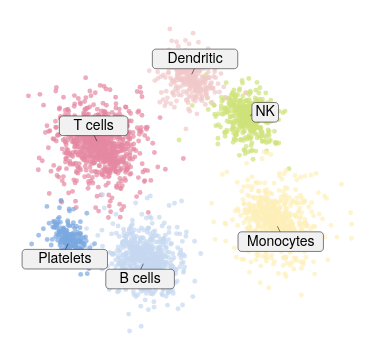

Express this chart as Vega-Lite.
### Vega-Lite specification from a JSON file in a GitHub repository (floating-point values rounded to 4 significant figures; data arrays with more than 128 entries replaced by an {"elided": "..."} marker saying what was removed)
{"background": null, "config": {"arc": {"fill": "#DBDBDB", "fillOpacity": 1.0, "innerRadius": 42.5, "padAngle": 0.03, "stroke": "black", "strokeOpacity": 1, "strokeWidth": 0.25}, "area": {"fill": "#DBDBDB", "fillOpacity": 1.0, "stroke": "black", "strokeOpacity": 1, "strokeWidth": 0.25}, "axis": {"domain": true, "domainCap": "round", "domainColor": "black", "domainWidth": 0.25, "grid": false, "gridCap": "round", "gridColor": "#F1F1F1", "gridDash": [0, 0], "gridOpacity": 1.0, "gridWidth": 0.25, "labelColor": "black", "labelFont": "Helvetica Neue, HelveticaNeue, Helvetica, Arial, sans-serif", "labelFontSize": 7, "labelFontStyle": "normal", "labelFontWeight": 400, "offset": 4.5, "ticks": true, "tickCap": "round", "tickColor": "black", "tickRound": false, "tickSize": 3, "tickWidth": 0.25, "titleColor": "black", "titleFont": "Helvetica Neue, HelveticaNeue, Helvetica, Arial, sans-serif", "titleFontSize": 7, "titleFontStyle": "normal", "titleFontWeight": 400}, "axisX": {"domain": true, "labelAlign": "center", "labelAngle": 0, "labels": true, "ticks": true, "translate": 0}, "axisY": {"domain": true, "labelAlign": "right", "labelAngle": 0, "labels": true, "ticks": true, "translate": 0}, "axisRight": {"domain": true, "labelAlign": "left", "labelAngle": 0, "labels": true, "ticks": true, "translate": 0}, "axisTop": {"domain": true, "labelAlign": "center", "labelAngle": 0, "labels": true, "ticks": true, "translate": 0}, "axisBand": {"tickOffset": 0}, "bar": {"fill": "#DBDBDB", "fillOpacity": 1.0, "stroke": "black", "strokeOpacity": 1, "strokeWidth": 0.25}, "boxplot": {"size": 15.3, "ticks": {"cornerRadius": 0.25, "fill": "black", "opacity": 1, "size": 7.65, "thickness": 0.25}, "box": {"fillOpacity": 1.0, "stroke": "black", "strokeOpacity": 1, "strokeWidth": 0.25}, "median": {"cornerRadius": 0, "fill": "black", "fillOpacity": 1.0, "opacity": 1, "size": 15.3, "thickness": 0.25}, "rule": {"fill": "black", "fillOpacity": 1.0, "size": 17.0, "stroke": "black", "strokeDash": [0, 0], "strokeOpacity": 1, "strokeWidth": 0.25}, "outliers": {"color": "black", "fill": "black", "fillOpacity": 1.0, "size": 0, "stroke": "black", "strokeOpacity": 1, "strokeWidth": 0.25}}, "circle": {"fill": "black", "fillOpacity": 1.0, "size": 0.85, "stroke": null, "strokeOpacity": 1, "strokeWidth": 0.25}, "errorband": {"band": {"fillOpacity": 0.6, "stroke": null, "strokeWidth": 0.25, "strokeOpacity": 1}, "borders": {"opacity": 0, "strokeOpacity": 0.25, "strokeWidth": 1}}, "errorbar": {"opacity": 1, "rule": {"strokeDash": [0, 0], "strokeWidth": 0.25}, "ticks": {"color": "black", "cornerRadius": 0.125, "opacity": 1, "size": 10.2, "thickness": 0.25}, "thickness": 0.25}, "font": "Helvetica Neue, HelveticaNeue, Helvetica, Arial, sans-serif", "geoshape": {"fill": "#DBDBDB", "fillOpacity": 1.0, "stroke": "black", "strokeOpacity": 1, "strokeWidth": 0.25}, "header": {"labelColor": "black", "labelFont": "Helvetica Neue, HelveticaNeue, Helvetica, Arial, sans-serif", "labelFontSize": 7, "labelFontStyle": "normal", "labelFontWeight": 400, "titleColor": "black", "titleFont": "Helvetica Neue, HelveticaNeue, Helvetica, Arial, sans-serif", "titleFontSize": 7, "titleFontStyle": "normal", "titleFontWeight": 400, "titlePadding": 0}, "legend": {"disable": false, "offset": 4.5, "titlePadding": 4, "labelOffset": 2, "gradientLabelOffset": 2, "gradientLength": 85.0, "gradientThickness": 8.5, "gradientOpacity": 1.0, "gradientStrokeColor": "black", "gradientStrokeWidth": 0.25, "labelColor": "black", "labelFont": "Helvetica Neue, HelveticaNeue, Helvetica, Arial, sans-serif", "labelFontSize": 7, "labelFontStyle": "normal", "labelFontWeight": 400, "strokeColor": "black", "strokeWidth": 0, "symbolSize": 42, "symbolStrokeColor": "black", "symbolStrokeWidth": 0.25, "titleColor": "black", "titleFont": "Helvetica Neue, HelveticaNeue, Helvetica, Arial, sans-serif", "titleFontSize": 7, "titleFontStyle": "normal", "titleFontWeight": 400}, "line": {"color": "black", "stroke": "black", "strokeCap": "round", "strokeDash": [0, 0], "strokeOpacity": 1, "strokeWidth": 0.375}, "point": {"filled": true, "fill": "#DBDBDB", "fillOpacity": 1.0, "size": 8.5, "stroke": "black", "strokeOpacity": 1, "strokeWidth": 0.25}, "range": {"category": ["#C6D9F1", "#F1C9CB", "#FEF0B9", "#CEE37A", "#7AA8E0", "#E589A3", "#FDDD5D", "#68B961", "#4177B1", "#C35082", "#E5C227", "#438156"], "diverging": {"scheme": ["#C35082", "#CE6D94", "#D989A7", "#E2A4BA", "#EABFCE", "#F1DBE2", "#F6F6F6", "#D7E0EB", "#B9CBE0", "#9BB6D5", "#7DA1C9", "#5F8CBD", "#4177B1"]}, "heatmap": {"scheme": ["#32022B", "#43044D", "#4C196E", "#4D338C", "#484DA6", "#3A68BB", "#1D83CA", "#1D9CCB", "#23B5C9", "#28CDC5", "#4DE0B4", "#91EE9F"]}, "ordinal": {"scheme": ["#F1F1F1", "#DBDBDB", "#C6C6C6", "#B2B2B2", "#9D9D9D", "#898989", "#767676", "#636363", "#515151", "#404040", "#2F2F2F", "#1F1F1F"]}, "ramp": {"scheme": ["#32022B", "#43044D", "#4C196E", "#4D338C", "#484DA6", "#3A68BB", "#1D83CA", "#1D9CCB", "#23B5C9", "#28CDC5", "#4DE0B4", "#91EE9F"]}}, "rule": {"color": "black", "stroke": "black", "strokeCap": "round", "strokeDash": [2, 2], "strokeOpacity": 1, "strokeWidth": 0.25}, "scale": {"bandPaddingInner": 0.1, "bandPaddingOuter": 0.1, "round": false}, "rect": {"fill": "#DBDBDB", "fillOpacity": 1.0, "stroke": "black", "strokeOpacity": 1, "strokeWidth": 0.25}, "square": {"fill": "#DBDBDB", "fillOpacity": 1.0, "size": 17.0, "stroke": "black", "strokeOpacity": 1, "strokeWidth": 0.25}, "text": {"color": "black", "font": "Helvetica Neue, HelveticaNeue, Helvetica, Arial, sans-serif", "fontSize": 7, "fontStyle": "normal", "fontWeight": 400}, "tick": {"color": "black", "cornerRadius": 0.125, "opacity": 1.0, "size": 15.3, "thickness": 0.25}, "title": {"anchor": "middle", "frame": "group", "color": "black", "font": "Helvetica Neue, HelveticaNeue, Helvetica, Arial, sans-serif", "fontSize": 7, "fontStyle": "normal", "fontWeight": 400, "subtitleColor": "black", "subtitleFont": "Helvetica Neue, HelveticaNeue, Helvetica, Arial, sans-serif", "subtitleFontSize": "Helvetica Neue, HelveticaNeue, Helvetica, Arial, sans-serif", "subtitleFontStyle": "normal", "subtitleFontWeight": 400}, "trail": {"color": "black", "opacity": 1, "size": 0.375}, "view": {"continuousWidth": 180, "continuousHeight": 170, "discreteWidth": 180, "discreteHeight": 170, "fill": null, "stroke": null, "strokeWidth": 0.25}}, "layer": [{"data": {"name": "data-1d82db738f5081c0524a5ad5909a210b"}, "mark": {"type": "circle", "opacity": 0.7, "size": 6}, "encoding": {"color": {"field": "cell type", "legend": null, "type": "nominal"}, "x": {"axis": null, "field": "UMAP1", "type": "quantitative"}, "y": {"axis": null, "field": "UMAP2", "type": "quantitative"}}}, {"layer": [{"data": {"values": [{"__dysonsphere__": 1}]}, "mark": {"type": "rule", "strokeDash": [0, 0]}, "encoding": {"x": {"datum": -4.602, "scale": {"domain": [-9.301, 10.2], "nice": false, "padding": 0, "zero": false}}, "x2": {"datum": -4.748}, "y": {"datum": 2.257, "scale": {"domain": [-8.757, 9.143], "nice": false, "padding": 0, "zero": false}}, "y2": {"datum": 2.556}}}, {"data": {"values": [{"__dysonsphere__": 1}]}, "mark": {"type": "rect", "cornerRadius": 1.75, "fill": "#F1F1F1", "fillOpacity": 1.0, "height": 9.8, "stroke": "black", "strokeWidth": 0.25, "width": 34.3}, "encoding": {"x": {"datum": -4.771}, "xOffset": {"value": 0.0}, "y": {"datum": 3.046}, "yOffset": {"value": 0.0}}}, {"data": {"values": [{"__dysonsphere__": 1}]}, "mark": {"type": "text", "align": "center", "baseline": "middle", "fontSize": 7}, "encoding": {"text": {"value": "T cells"}, "x": {"datum": -4.771}, "y": {"datum": 3.046}}}, {"data": {"values": [{"__dysonsphere__": 1}]}, "mark": {"type": "rule", "strokeDash": [0, 0]}, "encoding": {"x": {"datum": -2.085}, "x2": {"datum": -2.231}, "y": {"datum": -4.231}, "y2": {"datum": -4.53}}}, {"data": {"values": [{"__dysonsphere__": 1}]}, "mark": {"type": "rect", "cornerRadius": 1.75, "fill": "#F1F1F1", "fillOpacity": 1.0, "height": 9.8, "stroke": "black", "strokeWidth": 0.25, "width": 34.3}, "encoding": {"x": {"datum": -2.254}, "xOffset": {"value": 0.0}, "y": {"datum": -5.02}, "yOffset": {"value": 0.0}}}, {"data": {"values": [{"__dysonsphere__": 1}]}, "mark": {"type": "text", "align": "center", "baseline": "middle", "fontSize": 7}, "encoding": {"text": {"value": "B cells"}, "x": {"datum": -2.254}, "y": {"datum": -5.02}}}, {"data": {"values": [{"__dysonsphere__": 1}]}, "mark": {"type": "rule", "strokeDash": [0, 0]}, "encoding": {"x": {"datum": 5.195}, "x2": {"datum": 5.341}, "y": {"datum": -2.262}, "y2": {"datum": -2.562}}}, {"data": {"values": [{"__dysonsphere__": 1}]}, "mark": {"type": "rect", "cornerRadius": 1.75, "fill": "#F1F1F1", "fillOpacity": 1.0, "height": 9.8, "stroke": "black", "strokeWidth": 0.25, "width": 42.7}, "encoding": {"x": {"datum": 5.364}, "xOffset": {"value": 0.0}, "y": {"datum": -3.052}, "yOffset": {"value": 0.0}}}, {"data": {"values": [{"__dysonsphere__": 1}]}, "mark": {"type": "text", "align": "center", "baseline": "middle", "fontSize": 7}, "encoding": {"text": {"value": "Monocytes"}, "x": {"datum": 5.364}, "y": {"datum": -3.052}}}, {"data": {"values": [{"__dysonsphere__": 1}]}, "mark": {"type": "rule", "strokeDash": [0, 0]}, "encoding": {"x": {"datum": -6.163}, "x2": {"datum": -6.309}, "y": {"datum": -3.187}, "y2": {"datum": -3.486}}}, {"data": {"values": [{"__dysonsphere__": 1}]}, "mark": {"type": "rect", "cornerRadius": 1.75, "fill": "#F1F1F1", "fillOpacity": 1.0, "height": 9.8, "stroke": "black", "strokeWidth": 0.25, "width": 42.7}, "encoding": {"x": {"datum": -6.332}, "xOffset": {"value": 0.0}, "y": {"datum": -3.976}, "yOffset": {"value": 0.0}}}, {"data": {"values": [{"__dysonsphere__": 1}]}, "mark": {"type": "text", "align": "center", "baseline": "middle", "fontSize": 7}, "encoding": {"text": {"value": "Platelets"}, "x": {"datum": -6.332}, "y": {"datum": -3.976}}}, {"data": {"values": [{"__dysonsphere__": 1}]}, "mark": {"type": "rule", "strokeDash": [0, 0]}, "encoding": {"x": {"datum": 0.5542}, "x2": {"datum": 0.7002}, "y": {"datum": 5.779}, "y2": {"datum": 6.079}}}, {"data": {"values": [{"__dysonsphere__": 1}]}, "mark": {"type": "rect", "cornerRadius": 1.75, "fill": "#F1F1F1", "fillOpacity": 1.0, "height": 9.8, "stroke": "black", "strokeWidth": 0.25, "width": 42.7}, "encoding": {"x": {"datum": 0.7234}, "xOffset": {"value": 0.0}, "y": {"datum": 6.568}, "yOffset": {"value": 0.0}}}, {"data": {"values": [{"__dysonsphere__": 1}]}, "mark": {"type": "text", "align": "center", "baseline": "middle", "fontSize": 7}, "encoding": {"text": {"value": "Dendritic"}, "x": {"datum": 0.7234}, "y": {"datum": 6.568}}}, {"data": {"values": [{"__dysonsphere__": 1}]}, "mark": {"type": "rule", "strokeDash": [0, 0]}, "encoding": {"x": {"datum": 3.712}, "x2": {"datum": 4.02}, "y": {"datum": 3.593}, "y2": {"datum": 3.735}}}, {"data": {"values": [{"__dysonsphere__": 1}]}, "mark": {"type": "rect", "cornerRadius": 1.75, "fill": "#F1F1F1", "fillOpacity": 1.0, "height": 9.8, "stroke": "black", "strokeWidth": 0.25, "width": 13.3}, "encoding": {"x": {"datum": 4.524}, "xOffset": {"value": 0.0}, "y": {"datum": 3.758}, "yOffset": {"value": 0.0}}}, {"data": {"values": [{"__dysonsphere__": 1}]}, "mark": {"type": "text", "align": "center", "baseline": "middle", "fontSize": 7}, "encoding": {"text": {"value": "NK"}, "x": {"datum": 4.524}, "y": {"datum": 3.758}}}]}], "view": {"stroke": null}, "$schema": "https://vega.github.io/schema/vega-lite/v6.4.1.json", "datasets": {"data-1d82db738f5081c0524a5ad5909a210b": {"elided": "3150 records"}}}
